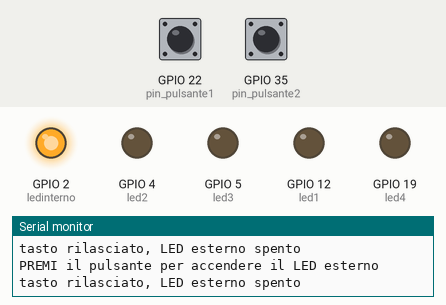
A program run on a simulated ESP32. On the bench: output pins drawn as LEDs (lit = HIGH), the last lines printed to the serial monitor. Dashed ring = blinking. Inputs (shaded band) come from the test bench; at power-on: GPIO 22 (pin_pulsante1) HIGH, GPIO 35 (pin_pulsante2) HIGH.

Above: at 1.4 s.
1.5 s: GPIO 22 (pin_pulsante1) pulled LOW for 0.4 s
At 3.5 s:
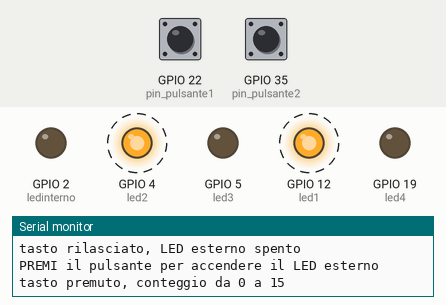
At 5.5 s:
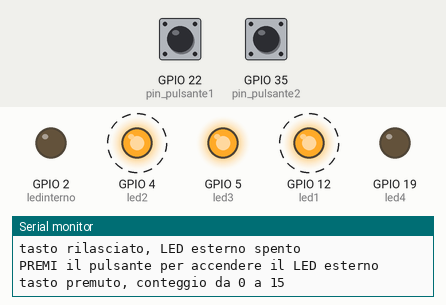
7.6 s: GPIO 22 (pin_pulsante1) pulled LOW for 3.2 s
At 9.6 s:
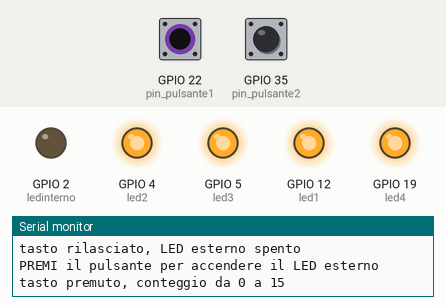
Timing chart, 0 to 18.3 s (numbered marks = the images above; inputs shaded):
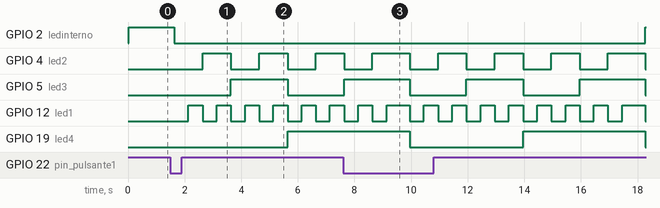

Measured:
- after the input at 1.5 s, GPIO 2 (ledinterno): HIGH → LOW after 0.14 s; GPIO 4 (led2): alternates HIGH for 1.0 s and LOW for 1.0 s, starting after 1.1 s; GPIO 5 (led3): LOW → HIGH after 2.1 s, → LOW 2.0 s later; GPIO 12 (led1): alternates HIGH for 0.50 s and LOW for 0.50 s, starting after 0.64 s; GPIO 19 (led4): LOW → HIGH after 4.1 s
- after the input at 7.6 s, GPIO 2 (ledinterno): LOW → HIGH after 10.7 s instead of 2.4 s

The program:

main.cpp
```cpp
// se collego il pin22 a massa, accende il LED esterno e
// spegne quello interno; in caso contrario, accende il LED interno e
// spegne quello esterno.
#define pin_pulsante1 22
#define pin_pulsante2 35
#define ledinterno 2
#define led1 12
#define led2 4
#define led3 5
#define led4 19

  int lettura1 = 0;
  int lettura2 = 0;
void setup() {
  Serial.begin(9600);
  pinMode(pin_pulsante1, INPUT_PULLUP);
  pinMode(pin_pulsante2, INPUT_PULLUP);
  pinMode(ledinterno, OUTPUT);
  pinMode(led1, OUTPUT);
  pinMode(led2, OUTPUT);
  pinMode(led3, OUTPUT);
  pinMode(led4, OUTPUT);

}

void loop() {
  Serial.println("PREMI il pulsante per accendere il LED esterno");
  lettura1 = digitalRead(pin_pulsante1);
  lettura2 = digitalRead(pin_pulsante2);
  if (lettura1==LOW)
     { Serial.println("tasto premuto, conteggio da 0 a 15");
        digitalWrite(ledinterno, LOW);

        for (int i = 0; i < 16; i++) {
          // Calcolo ogni bit con divisione intera e resto
          int b0 = i % 2;          // bit meno significativo
          int b1 = (i / 2) % 2;    // secondo bit
          int b2 = (i / 4) % 2;    // terzo bit
          int b3 = (i / 8) % 2;    // quarto bit

          digitalWrite(led1, b0);
          digitalWrite(led2, b1);
          digitalWrite(led3, b2);
          digitalWrite(led4, b3);

          delay(500);
        }
      }
    else if (lettura1 == HIGH)
        {
          Serial.println("tasto rilasciato, LED esterno spento");
          digitalWrite(ledinterno, HIGH);
          digitalWrite(led1, LOW);
          digitalWrite(led2, LOW);
          digitalWrite(led3, LOW);
          digitalWrite(led4, LOW);
        }
   else if (lettura2==LOW)
     { Serial.println("tasto premuto, conteggio da 15 a 0");
        digitalWrite(ledinterno, LOW);

        for (int i = 15; i >= 0; i--) {

          // Calcolo ogni bit con divisione intera e resto
          int b0 = i % 2;          // bit meno significativo
          int b1 = (i / 2) % 2;    // secondo bit
          int b2 = (i / 4) % 2;    // terzo bit
          int b3 = (i / 8) % 2;    // quarto bit

          digitalWrite(led1, b0);
          digitalWrite(led2, b1);
          digitalWrite(led3, b2);
          digitalWrite(led4, b3);

          delay(500);
        }

      }
    else if (lettura2 == HIGH)
        {
          Serial.println("tasto rilasciato, LED esterno spento");
          digitalWrite(ledinterno, HIGH);
          digitalWrite(led1, LOW);
          digitalWrite(led2, LOW);
          digitalWrite(led3, LOW);
          digitalWrite(led4, LOW);
        };

  delay(300);
}
```
